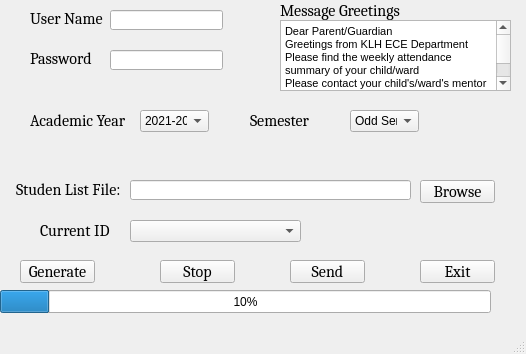
<?xml version="1.0" encoding="UTF-8"?>
<ui version="4.0">
 <class>MainWindow</class>
 <widget class="QMainWindow" name="MainWindow">
  <property name="geometry">
   <rect>
    <x>0</x>
    <y>0</y>
    <width>526</width>
    <height>354</height>
   </rect>
  </property>
  <property name="windowTitle">
   <string>MainWindow</string>
  </property>
  <widget class="QWidget" name="centralwidget">
   <widget class="QLabel" name="label">
    <property name="geometry">
     <rect>
      <x>16</x>
      <y>180</y>
      <width>111</width>
      <height>19</height>
     </rect>
    </property>
    <property name="font">
     <font>
      <family>Cambria</family>
      <pointsize>12</pointsize>
     </font>
    </property>
    <property name="text">
     <string>Studen List File:</string>
    </property>
   </widget>
   <widget class="QLineEdit" name="leFilePath">
    <property name="geometry">
     <rect>
      <x>130</x>
      <y>180</y>
      <width>281</width>
      <height>20</height>
     </rect>
    </property>
   </widget>
   <widget class="QPushButton" name="pbBrowse">
    <property name="geometry">
     <rect>
      <x>420</x>
      <y>180</y>
      <width>75</width>
      <height>23</height>
     </rect>
    </property>
    <property name="font">
     <font>
      <family>Cambria</family>
      <pointsize>12</pointsize>
     </font>
    </property>
    <property name="text">
     <string>Browse</string>
    </property>
   </widget>
   <widget class="QPushButton" name="pbGen">
    <property name="geometry">
     <rect>
      <x>20</x>
      <y>260</y>
      <width>75</width>
      <height>23</height>
     </rect>
    </property>
    <property name="font">
     <font>
      <family>Cambria</family>
      <pointsize>12</pointsize>
     </font>
    </property>
    <property name="text">
     <string>Generate</string>
    </property>
   </widget>
   <widget class="QPushButton" name="pbStop">
    <property name="geometry">
     <rect>
      <x>160</x>
      <y>260</y>
      <width>75</width>
      <height>23</height>
     </rect>
    </property>
    <property name="font">
     <font>
      <family>Cambria</family>
      <pointsize>12</pointsize>
     </font>
    </property>
    <property name="text">
     <string>Stop</string>
    </property>
   </widget>
   <widget class="QPushButton" name="pbExit">
    <property name="geometry">
     <rect>
      <x>420</x>
      <y>260</y>
      <width>75</width>
      <height>23</height>
     </rect>
    </property>
    <property name="font">
     <font>
      <family>Cambria</family>
      <pointsize>12</pointsize>
     </font>
    </property>
    <property name="text">
     <string>Exit</string>
    </property>
   </widget>
   <widget class="QPushButton" name="pbSend">
    <property name="geometry">
     <rect>
      <x>290</x>
      <y>260</y>
      <width>75</width>
      <height>23</height>
     </rect>
    </property>
    <property name="font">
     <font>
      <family>Cambria</family>
      <pointsize>12</pointsize>
     </font>
    </property>
    <property name="text">
     <string>Send</string>
    </property>
   </widget>
   <widget class="QLabel" name="label_9">
    <property name="geometry">
     <rect>
      <x>30</x>
      <y>110</y>
      <width>111</width>
      <height>20</height>
     </rect>
    </property>
    <property name="font">
     <font>
      <family>Cambria</family>
      <pointsize>12</pointsize>
     </font>
    </property>
    <property name="text">
     <string>Academic Year</string>
    </property>
   </widget>
   <widget class="QLabel" name="label_8">
    <property name="geometry">
     <rect>
      <x>250</x>
      <y>110</y>
      <width>91</width>
      <height>20</height>
     </rect>
    </property>
    <property name="font">
     <font>
      <family>Cambria</family>
      <pointsize>12</pointsize>
     </font>
    </property>
    <property name="text">
     <string>Semester</string>
    </property>
   </widget>
   <widget class="QComboBox" name="cbAcademicYear">
    <property name="geometry">
     <rect>
      <x>140</x>
      <y>110</y>
      <width>69</width>
      <height>22</height>
     </rect>
    </property>
    <item>
     <property name="text">
      <string>2021-2022</string>
     </property>
    </item>
   </widget>
   <widget class="QComboBox" name="cbSem">
    <property name="geometry">
     <rect>
      <x>350</x>
      <y>110</y>
      <width>69</width>
      <height>22</height>
     </rect>
    </property>
    <item>
     <property name="text">
      <string>Odd Sem</string>
     </property>
    </item>
   </widget>
   <widget class="QLineEdit" name="leUserName">
    <property name="geometry">
     <rect>
      <x>110</x>
      <y>10</y>
      <width>113</width>
      <height>20</height>
     </rect>
    </property>
   </widget>
   <widget class="QLabel" name="label_2">
    <property name="geometry">
     <rect>
      <x>30</x>
      <y>10</y>
      <width>81</width>
      <height>16</height>
     </rect>
    </property>
    <property name="font">
     <font>
      <family>Cambria</family>
      <pointsize>12</pointsize>
     </font>
    </property>
    <property name="text">
     <string>User Name</string>
    </property>
   </widget>
   <widget class="QLineEdit" name="lePassword">
    <property name="geometry">
     <rect>
      <x>110</x>
      <y>50</y>
      <width>113</width>
      <height>20</height>
     </rect>
    </property>
    <property name="echoMode">
     <enum>QLineEdit::PasswordEchoOnEdit</enum>
    </property>
   </widget>
   <widget class="QLabel" name="label_3">
    <property name="geometry">
     <rect>
      <x>30</x>
      <y>50</y>
      <width>81</width>
      <height>16</height>
     </rect>
    </property>
    <property name="font">
     <font>
      <family>Cambria</family>
      <pointsize>12</pointsize>
     </font>
    </property>
    <property name="text">
     <string>Password</string>
    </property>
   </widget>
   <widget class="QLabel" name="label_4">
    <property name="geometry">
     <rect>
      <x>40</x>
      <y>220</y>
      <width>81</width>
      <height>21</height>
     </rect>
    </property>
    <property name="font">
     <font>
      <family>Cambria</family>
      <pointsize>12</pointsize>
     </font>
    </property>
    <property name="text">
     <string>Current ID</string>
    </property>
   </widget>
   <widget class="QComboBox" name="cbStudentID">
    <property name="geometry">
     <rect>
      <x>130</x>
      <y>220</y>
      <width>171</width>
      <height>22</height>
     </rect>
    </property>
    <property name="editable">
     <bool>false</bool>
    </property>
   </widget>
   <widget class="QProgressBar" name="progressBar">
    <property name="geometry">
     <rect>
      <x>0</x>
      <y>290</y>
      <width>491</width>
      <height>23</height>
     </rect>
    </property>
    <property name="value">
     <number>10</number>
    </property>
    <property name="textVisible">
     <bool>true</bool>
    </property>
   </widget>
   <widget class="QLabel" name="label_5">
    <property name="geometry">
     <rect>
      <x>280</x>
      <y>0</y>
      <width>151</width>
      <height>20</height>
     </rect>
    </property>
    <property name="font">
     <font>
      <family>Cambria</family>
      <pointsize>12</pointsize>
     </font>
    </property>
    <property name="text">
     <string>Message Greetings</string>
    </property>
   </widget>
   <widget class="QTextEdit" name="teGreetings">
    <property name="geometry">
     <rect>
      <x>280</x>
      <y>20</y>
      <width>231</width>
      <height>71</height>
     </rect>
    </property>
    <property name="html">
     <string>&lt;!DOCTYPE HTML PUBLIC &quot;-//W3C//DTD HTML 4.0//EN&quot; &quot;http://www.w3.org/TR/REC-html40/strict.dtd&quot;&gt;
&lt;html&gt;&lt;head&gt;&lt;meta name=&quot;qrichtext&quot; content=&quot;1&quot; /&gt;&lt;style type=&quot;text/css&quot;&gt;
p, li { white-space: pre-wrap; }
&lt;/style&gt;&lt;/head&gt;&lt;body style=&quot; font-family:'MS Shell Dlg 2'; font-size:8.25pt; font-weight:400; font-style:normal;&quot;&gt;
&lt;p style=&quot; margin-top:0px; margin-bottom:0px; margin-left:0px; margin-right:0px; -qt-block-indent:0; text-indent:0px;&quot;&gt;Dear Parent/Guardian&lt;/p&gt;
&lt;p style=&quot; margin-top:0px; margin-bottom:0px; margin-left:0px; margin-right:0px; -qt-block-indent:0; text-indent:0px;&quot;&gt;Greetings from KLH ECE Department&lt;/p&gt;
&lt;p style=&quot; margin-top:0px; margin-bottom:0px; margin-left:0px; margin-right:0px; -qt-block-indent:0; text-indent:0px;&quot;&gt;Please find the weekly attendance summary of your child/ward&lt;/p&gt;
&lt;p style=&quot; margin-top:0px; margin-bottom:0px; margin-left:0px; margin-right:0px; -qt-block-indent:0; text-indent:0px;&quot;&gt;Please contact your child's/ward's mentor for any clarification or suggestion&lt;/p&gt;
&lt;p style=&quot;-qt-paragraph-type:empty; margin-top:0px; margin-bottom:0px; margin-left:0px; margin-right:0px; -qt-block-indent:0; text-indent:0px;&quot;&gt;&lt;br /&gt;&lt;/p&gt;&lt;/body&gt;&lt;/html&gt;</string>
    </property>
   </widget>
  </widget>
  <widget class="QMenuBar" name="menubar">
   <property name="geometry">
    <rect>
     <x>0</x>
     <y>0</y>
     <width>526</width>
     <height>21</height>
    </rect>
   </property>
  </widget>
  <widget class="QStatusBar" name="statusbar"/>
 </widget>
 <resources/>
 <connections/>
</ui>
